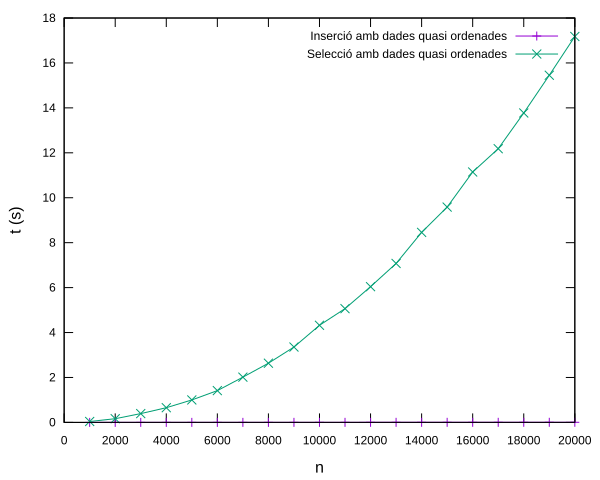

The gnuplot source for this figure:
set term "svg"
set output "insercio-quasi-ordenat.svg"
set xlabel "n" font "Arial, 16"
set ylabel "t (s)" font "Arial, 16"
plot  "insercio-ordenat.txt" title "Inserció amb dades quasi ordenades" with linespoints, "seleccio.txt" title "Selecció amb dades quasi ordenades" with linespoints
